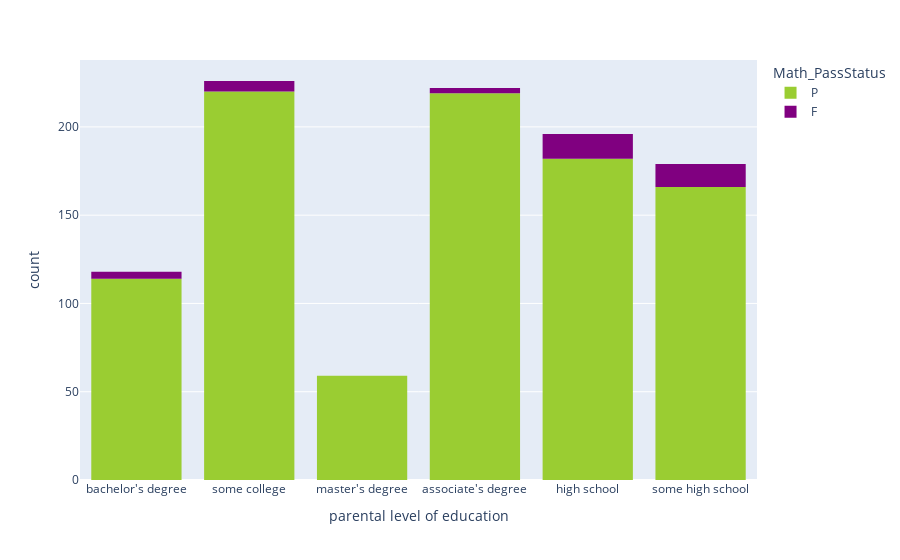

Here is the notebook cell this chart was saved with:
### Code cell
express.histogram(data_frame=df, x = df['parental level of education'], color=df['Math_PassStatus'], color_discrete_sequence=["yellowgreen", "purple"])

### Figure 1 — Plotly figure (JSON) as saved in the notebook; plotly's stock layout.template omitted (floating-point values rounded to 4 significant figures; data arrays with more than 128 entries replaced by an {"elided": "..."} marker saying what was removed)
{"data": [{"alignmentgroup": "True", "bingroup": "x", "hovertemplate": "Math_PassStatus=P<br>parental level of education=%{x}<br>count=%{y}<extra></extra>", "legendgroup": "P", "marker": {"color": "yellowgreen", "pattern": {"shape": ""}}, "name": "P", "offsetgroup": "P", "orientation": "v", "showlegend": true, "type": "histogram", "x": {"elided": "960 str values"}, "xaxis": "x", "yaxis": "y"}, {"alignmentgroup": "True", "bingroup": "x", "hovertemplate": "Math_PassStatus=F<br>parental level of education=%{x}<br>count=%{y}<extra></extra>", "legendgroup": "F", "marker": {"color": "purple", "pattern": {"shape": ""}}, "name": "F", "offsetgroup": "F", "orientation": "v", "showlegend": true, "type": "histogram", "x": ["high school", "some high school", "high school", "some high school", "some high school", "associate's degree", "some high school", "high school", "some college", "some college", "high school", "some high school", "some college", "some high school", "some high school", "some high school", "some high school", "some high school", "bachelor's degree", "associate's degree", "high school", "bachelor's degree", "some college", "high school", "high school", "bachelor's degree", "high school", "some high school", "associate's degree", "some college", "some high school", "some college", "high school", "high school", "bachelor's degree", "some high school", "high school", "high school", "high school", "high school"], "xaxis": "x", "yaxis": "y"}], "layout": {"barmode": "relative", "legend": {"title": {"text": "Math_PassStatus"}, "tracegroupgap": 0}, "margin": {"t": 60}, "xaxis": {"anchor": "y", "domain": [0, 1], "title": {"text": "parental level of education"}}, "yaxis": {"anchor": "x", "domain": [0, 1], "title": {"text": "count"}}}}
